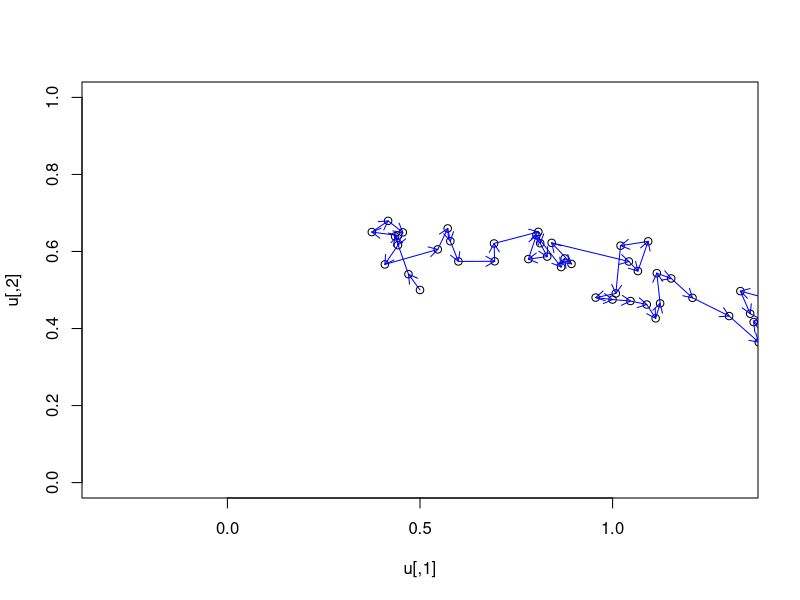

Reproduce this figure in R.
## ---- chunk 1
#| label: rw-simple-code
#| echo: TRUE
#| attr-source: 'style="font-size: 0.7em;"'

T <- 50
u <- matrix(NA, nrow=T, ncol=2)
u[1,] <- c(0.5,0.5)
for(t in 2:T) {
  u[t,] <- u[t-1,] + rnorm(n=2, mean=c(0,0), sd=0.05)
  ## u[t,] <- rnorm(n=2, mean=u[t-1,], sd=0.1)  # Equivalent to line above
}
## ---- chunk 2
#| label: rw-simple-plot
#| echo: TRUE
#| out.height: 800px
#| out.width: 800px
#| fig.align: center
#| attr-source: 'style="font-size: 0.7em;"'
plot(u, asp=1, xlim=c(0,1), ylim=c(0,1))
arrows(u[1:49,1], u[1:49,2],
       u[2:50,1], u[2:50,2], length=0.1, col="blue")

